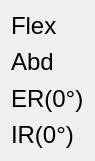
       <widget class="QWidget" name="layoutWidget_24">
        <property name="geometry">
         <rect>
          <x>150</x>
          <y>60</y>
          <width>56</width>
          <height>161</height>
         </rect>
        </property>
        <layout class="QVBoxLayout" name="verticalLayout_11">
         <item>
          <widget class="QLabel" name="label_46">
           <property name="text">
            <string>&lt;html&gt;&lt;head/&gt;&lt;body&gt;&lt;p&gt;&lt;span style=&quot; font-size:18pt;&quot;&gt;Flex&lt;/span&gt;&lt;/p&gt;&lt;/body&gt;&lt;/html&gt;</string>
           </property>
          </widget>
         </item>
         <item>
          <widget class="QLabel" name="label_47">
           <property name="text">
            <string>&lt;html&gt;&lt;head/&gt;&lt;body&gt;&lt;p&gt;&lt;span style=&quot; font-size:18pt;&quot;&gt;Abd&lt;/span&gt;&lt;/p&gt;&lt;/body&gt;&lt;/html&gt;</string>
           </property>
          </widget>
         </item>
         <item>
          <widget class="QLabel" name="label_48">
           <property name="text">
            <string>&lt;html&gt;&lt;head/&gt;&lt;body&gt;&lt;p&gt;&lt;span style=&quot; font-size:18pt;&quot;&gt;ER(0°)&lt;/span&gt;&lt;/p&gt;&lt;/body&gt;&lt;/html&gt;</string>
           </property>
          </widget>
         </item>
         <item>
          <widget class="QLabel" name="label_49">
           <property name="text">
            <string>&lt;html&gt;&lt;head/&gt;&lt;body&gt;&lt;p&gt;&lt;span style=&quot; font-size:18pt;&quot;&gt;IR(0°)&lt;/span&gt;&lt;/p&gt;&lt;/body&gt;&lt;/html&gt;</string>
           </property>
          </widget>
         </item>
        </layout>
       </widget>
